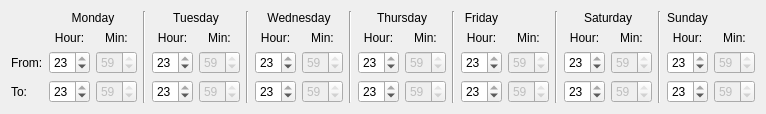
      <widget class="QWidget" name="widget" native="true">
       <layout class="QGridLayout" name="gridLayout">
        <item row="0" column="1" colspan="2">
         <widget class="QLabel" name="lbTimeTue_7">
          <property name="enabled">
           <bool>true</bool>
          </property>
          <property name="text">
           <string>Monday</string>
          </property>
          <property name="alignment">
           <set>Qt::AlignCenter</set>
          </property>
         </widget>
        </item>
        <item row="0" column="3" rowspan="4">
         <widget class="Line" name="vLine_7">
          <property name="enabled">
           <bool>true</bool>
          </property>
          <property name="orientation">
           <enum>Qt::Vertical</enum>
          </property>
         </widget>
        </item>
        <item row="0" column="4" colspan="2">
         <widget class="QLabel" name="lbTimeTue">
          <property name="enabled">
           <bool>true</bool>
          </property>
          <property name="text">
           <string>Tuesday</string>
          </property>
          <property name="alignment">
           <set>Qt::AlignCenter</set>
          </property>
         </widget>
        </item>
        <item row="0" column="6" rowspan="4">
         <widget class="Line" name="vLine_8">
          <property name="enabled">
           <bool>true</bool>
          </property>
          <property name="orientation">
           <enum>Qt::Vertical</enum>
          </property>
         </widget>
        </item>
        <item row="0" column="7" colspan="2">
         <widget class="QLabel" name="lbTimeWed">
          <property name="enabled">
           <bool>true</bool>
          </property>
          <property name="text">
           <string>Wednesday</string>
          </property>
          <property name="alignment">
           <set>Qt::AlignCenter</set>
          </property>
         </widget>
        </item>
        <item row="0" column="9" rowspan="4">
         <widget class="Line" name="vLine_9">
          <property name="enabled">
           <bool>true</bool>
          </property>
          <property name="orientation">
           <enum>Qt::Vertical</enum>
          </property>
         </widget>
        </item>
        <item row="0" column="10" colspan="2">
         <widget class="QLabel" name="lbTimeThu">
          <property name="enabled">
           <bool>true</bool>
          </property>
          <property name="text">
           <string>Thursday</string>
          </property>
          <property name="alignment">
           <set>Qt::AlignCenter</set>
          </property>
         </widget>
        </item>
        <item row="0" column="12" rowspan="4">
         <widget class="Line" name="vLine_10">
          <property name="enabled">
           <bool>true</bool>
          </property>
          <property name="orientation">
           <enum>Qt::Vertical</enum>
          </property>
         </widget>
        </item>
        <item row="0" column="13">
         <widget class="QLabel" name="lbTimeFri">
          <property name="enabled">
           <bool>true</bool>
          </property>
          <property name="text">
           <string>Friday</string>
          </property>
          <property name="alignment">
           <set>Qt::AlignCenter</set>
          </property>
         </widget>
        </item>
        <item row="0" column="15" rowspan="4">
         <widget class="Line" name="vLine_11">
          <property name="enabled">
           <bool>true</bool>
          </property>
          <property name="orientation">
           <enum>Qt::Vertical</enum>
          </property>
         </widget>
        </item>
        <item row="0" column="16" colspan="2">
         <widget class="QLabel" name="lbTimeSat">
          <property name="enabled">
           <bool>true</bool>
          </property>
          <property name="text">
           <string>Saturday</string>
          </property>
          <property name="alignment">
           <set>Qt::AlignCenter</set>
          </property>
         </widget>
        </item>
        <item row="0" column="18" rowspan="4">
         <widget class="Line" name="vLine_12">
          <property name="enabled">
           <bool>true</bool>
          </property>
          <property name="orientation">
           <enum>Qt::Vertical</enum>
          </property>
         </widget>
        </item>
        <item row="0" column="19">
         <widget class="QLabel" name="lbTimeSun">
          <property name="enabled">
           <bool>true</bool>
          </property>
          <property name="text">
           <string>Sunday</string>
          </property>
          <property name="alignment">
           <set>Qt::AlignCenter</set>
          </property>
         </widget>
        </item>
        <item row="1" column="1">
         <widget class="QLabel" name="label_96">
          <property name="frameShape">
           <enum>QFrame::NoFrame</enum>
          </property>
          <property name="text">
           <string>Hour:</string>
          </property>
          <property name="alignment">
           <set>Qt::AlignCenter</set>
          </property>
         </widget>
        </item>
        <item row="1" column="2">
         <widget class="QLabel" name="label_95">
          <property name="frameShape">
           <enum>QFrame::NoFrame</enum>
          </property>
          <property name="text">
           <string>Min:</string>
          </property>
          <property name="alignment">
           <set>Qt::AlignCenter</set>
          </property>
         </widget>
        </item>
        <item row="1" column="4">
         <widget class="QLabel" name="label_4">
          <property name="frameShape">
           <enum>QFrame::NoFrame</enum>
          </property>
          <property name="text">
           <string>Hour:</string>
          </property>
          <property name="alignment">
           <set>Qt::AlignCenter</set>
          </property>
         </widget>
        </item>
        <item row="1" column="5">
         <widget class="QLabel" name="label_3">
          <property name="frameShape">
           <enum>QFrame::NoFrame</enum>
          </property>
          <property name="text">
           <string>Min:</string>
          </property>
          <property name="alignment">
           <set>Qt::AlignCenter</set>
          </property>
         </widget>
        </item>
        <item row="1" column="7">
         <widget class="QLabel" name="label_5">
          <property name="frameShape">
           <enum>QFrame::NoFrame</enum>
          </property>
          <property name="text">
           <string>Hour:</string>
          </property>
          <property name="alignment">
           <set>Qt::AlignCenter</set>
          </property>
         </widget>
        </item>
        <item row="1" column="8">
         <widget class="QLabel" name="label_6">
          <property name="frameShape">
           <enum>QFrame::NoFrame</enum>
          </property>
          <property name="text">
           <string>Min:</string>
          </property>
          <property name="alignment">
           <set>Qt::AlignCenter</set>
          </property>
         </widget>
        </item>
        <item row="1" column="10">
         <widget class="QLabel" name="label_7">
          <property name="frameShape">
           <enum>QFrame::NoFrame</enum>
          </property>
          <property name="text">
           <string>Hour:</string>
          </property>
          <property name="alignment">
           <set>Qt::AlignCenter</set>
          </property>
         </widget>
        </item>
        <item row="1" column="11">
         <widget class="QLabel" name="label_8">
          <property name="frameShape">
           <enum>QFrame::NoFrame</enum>
          </property>
          <property name="text">
           <string>Min:</string>
          </property>
          <property name="alignment">
           <set>Qt::AlignCenter</set>
          </property>
         </widget>
        </item>
        <item row="1" column="13">
         <widget class="QLabel" name="label_10">
          <property name="frameShape">
           <enum>QFrame::NoFrame</enum>
          </property>
          <property name="text">
           <string>Hour:</string>
          </property>
          <property name="alignment">
           <set>Qt::AlignCenter</set>
          </property>
         </widget>
        </item>
        <item row="1" column="14">
         <widget class="QLabel" name="label_9">
          <property name="frameShape">
           <enum>QFrame::NoFrame</enum>
          </property>
          <property name="text">
           <string>Min:</string>
          </property>
          <property name="alignment">
           <set>Qt::AlignCenter</set>
          </property>
         </widget>
        </item>
        <item row="1" column="16">
         <widget class="QLabel" name="label_11">
          <property name="frameShape">
           <enum>QFrame::NoFrame</enum>
          </property>
          <property name="text">
           <string>Hour:</string>
          </property>
          <property name="alignment">
           <set>Qt::AlignCenter</set>
          </property>
         </widget>
        </item>
        <item row="1" column="17">
         <widget class="QLabel" name="label_12">
          <property name="frameShape">
           <enum>QFrame::NoFrame</enum>
          </property>
          <property name="text">
           <string>Min:</string>
          </property>
          <property name="alignment">
           <set>Qt::AlignCenter</set>
          </property>
         </widget>
        </item>
        <item row="1" column="19">
         <widget class="QLabel" name="label_14">
          <property name="frameShape">
           <enum>QFrame::NoFrame</enum>
          </property>
          <property name="text">
           <string>Hour:</string>
          </property>
          <property name="alignment">
           <set>Qt::AlignCenter</set>
          </property>
         </widget>
        </item>
        <item row="1" column="20">
         <widget class="QLabel" name="label_13">
          <property name="frameShape">
           <enum>QFrame::NoFrame</enum>
          </property>
          <property name="text">
           <string>Min:</string>
          </property>
          <property name="alignment">
           <set>Qt::AlignCenter</set>
          </property>
         </widget>
        </item>
        <item row="2" column="0">
         <widget class="QLabel" name="lbFrom">
          <property name="layoutDirection">
           <enum>Qt::RightToLeft</enum>
          </property>
          <property name="text">
           <string>From:</string>
          </property>
         </widget>
        </item>
        <item row="2" column="1">
         <widget class="QSpinBox" name="sbFromHr_40">
          <property name="enabled">
           <bool>true</bool>
          </property>
          <property name="maximumSize">
           <size>
            <width>41</width>
            <height>10000</height>
           </size>
          </property>
          <property name="maximum">
           <number>23</number>
          </property>
          <property name="value">
           <number>23</number>
          </property>
         </widget>
        </item>
        <item row="2" column="2">
         <widget class="QSpinBox" name="sbFromMn_40">
          <property name="enabled">
           <bool>false</bool>
          </property>
          <property name="maximumSize">
           <size>
            <width>41</width>
            <height>10000</height>
           </size>
          </property>
          <property name="maximum">
           <number>59</number>
          </property>
          <property name="value">
           <number>59</number>
          </property>
         </widget>
        </item>
        <item row="2" column="4">
         <widget class="QSpinBox" name="sbFromHr_1">
          <property name="enabled">
           <bool>true</bool>
          </property>
          <property name="maximumSize">
           <size>
            <width>41</width>
            <height>10000</height>
           </size>
          </property>
          <property name="maximum">
           <number>23</number>
          </property>
          <property name="value">
           <number>23</number>
          </property>
         </widget>
        </item>
        <item row="2" column="5">
         <widget class="QSpinBox" name="sbFromMn_1">
          <property name="enabled">
           <bool>false</bool>
          </property>
          <property name="maximumSize">
           <size>
            <width>41</width>
            <height>10000</height>
           </size>
          </property>
          <property name="maximum">
           <number>59</number>
          </property>
          <property name="value">
           <number>59</number>
          </property>
         </widget>
        </item>
        <item row="2" column="7">
         <widget class="QSpinBox" name="sbFromHr_2">
          <property name="enabled">
           <bool>true</bool>
          </property>
          <property name="maximumSize">
           <size>
            <width>41</width>
            <height>10000</height>
           </size>
          </property>
          <property name="maximum">
           <number>23</number>
          </property>
          <property name="value">
           <number>23</number>
          </property>
         </widget>
        </item>
        <item row="2" column="8">
         <widget class="QSpinBox" name="sbFromMn_2">
          <property name="enabled">
           <bool>false</bool>
          </property>
          <property name="maximumSize">
           <size>
            <width>41</width>
            <height>10000</height>
           </size>
          </property>
          <property name="maximum">
           <number>59</number>
          </property>
          <property name="value">
           <number>59</number>
          </property>
         </widget>
        </item>
        <item row="2" column="10">
         <widget class="QSpinBox" name="sbFromHr_3">
          <property name="enabled">
           <bool>true</bool>
          </property>
          <property name="maximumSize">
           <size>
            <width>41</width>
            <height>10000</height>
           </size>
          </property>
          <property name="maximum">
           <number>23</number>
          </property>
          <property name="value">
           <number>23</number>
          </property>
         </widget>
        </item>
        <item row="2" column="11">
         <widget class="QSpinBox" name="sbFromMn_3">
          <property name="enabled">
           <bool>false</bool>
          </property>
          <property name="maximumSize">
           <size>
            <width>41</width>
            <height>10000</height>
           </size>
          </property>
          <property name="maximum">
           <number>59</number>
          </property>
          <property name="value">
           <number>59</number>
          </property>
         </widget>
        </item>
        <item row="2" column="13">
         <widget class="QSpinBox" name="sbFromHr_4">
          <property name="enabled">
           <bool>true</bool>
          </property>
          <property name="maximumSize">
           <size>
            <width>41</width>
            <height>10000</height>
           </size>
          </property>
          <property name="maximum">
           <number>23</number>
          </property>
          <property name="value">
           <number>23</number>
          </property>
         </widget>
        </item>
        <item row="2" column="14">
         <widget class="QSpinBox" name="sbFromMn_4">
          <property name="enabled">
           <bool>false</bool>
          </property>
          <property name="maximumSize">
           <size>
            <width>41</width>
            <height>10000</height>
           </size>
          </property>
          <property name="maximum">
           <number>59</number>
          </property>
          <property name="value">
           <number>59</number>
          </property>
         </widget>
        </item>
        <item row="2" column="16">
         <widget class="QSpinBox" name="sbFromHr_5">
          <property name="enabled">
           <bool>true</bool>
          </property>
          <property name="maximumSize">
           <size>
            <width>41</width>
            <height>10000</height>
           </size>
          </property>
          <property name="maximum">
           <number>23</number>
          </property>
          <property name="value">
           <number>23</number>
          </property>
         </widget>
        </item>
        <item row="2" column="17">
         <widget class="QSpinBox" name="sbFromMn_5">
          <property name="enabled">
           <bool>false</bool>
          </property>
          <property name="maximumSize">
           <size>
            <width>41</width>
            <height>10000</height>
           </size>
          </property>
          <property name="maximum">
           <number>59</number>
          </property>
          <property name="value">
           <number>59</number>
          </property>
         </widget>
        </item>
        <item row="2" column="19">
         <widget class="QSpinBox" name="sbFromHr_6">
          <property name="enabled">
           <bool>true</bool>
          </property>
          <property name="maximumSize">
           <size>
            <width>41</width>
            <height>10000</height>
           </size>
          </property>
          <property name="maximum">
           <number>23</number>
          </property>
          <property name="value">
           <number>23</number>
          </property>
         </widget>
        </item>
        <item row="2" column="20">
         <widget class="QSpinBox" name="sbFromMn_6">
          <property name="enabled">
           <bool>false</bool>
          </property>
          <property name="maximumSize">
           <size>
            <width>41</width>
            <height>10000</height>
           </size>
          </property>
          <property name="maximum">
           <number>59</number>
          </property>
          <property name="value">
           <number>59</number>
          </property>
         </widget>
        </item>
        <item row="3" column="0">
         <widget class="QLabel" name="lbTo">
          <property name="layoutDirection">
           <enum>Qt::RightToLeft</enum>
          </property>
          <property name="text">
           <string>To:</string>
          </property>
         </widget>
        </item>
        <item row="3" column="1">
         <widget class="QSpinBox" name="sbToHr_40">
          <property name="enabled">
           <bool>true</bool>
          </property>
          <property name="maximumSize">
           <size>
            <width>41</width>
            <height>10000</height>
           </size>
          </property>
          <property name="maximum">
           <number>23</number>
          </property>
          <property name="value">
           <number>23</number>
          </property>
         </widget>
        </item>
        <item row="3" column="2">
         <widget class="QSpinBox" name="sbToMn_40">
          <property name="enabled">
           <bool>false</bool>
          </property>
          <property name="maximumSize">
           <size>
            <width>41</width>
            <height>10000</height>
           </size>
          </property>
          <property name="maximum">
           <number>59</number>
          </property>
          <property name="value">
           <number>59</number>
          </property>
         </widget>
        </item>
        <item row="3" column="4">
         <widget class="QSpinBox" name="sbToHr_1">
          <property name="enabled">
           <bool>true</bool>
          </property>
          <property name="maximumSize">
           <size>
            <width>41</width>
            <height>10000</height>
           </size>
          </property>
          <property name="maximum">
           <number>23</number>
          </property>
          <property name="value">
           <number>23</number>
          </property>
         </widget>
        </item>
        <item row="3" column="5">
         <widget class="QSpinBox" name="sbToMn_1">
          <property name="enabled">
           <bool>false</bool>
          </property>
          <property name="maximumSize">
           <size>
            <width>41</width>
            <height>10000</height>
           </size>
          </property>
          <property name="maximum">
           <number>59</number>
          </property>
          <property name="value">
           <number>59</number>
          </property>
         </widget>
        </item>
        <item row="3" column="7">
         <widget class="QSpinBox" name="sbToHr_2">
          <property name="enabled">
           <bool>true</bool>
          </property>
          <property name="maximumSize">
           <size>
            <width>41</width>
            <height>10000</height>
           </size>
          </property>
          <property name="maximum">
           <number>23</number>
          </property>
          <property name="value">
           <number>23</number>
          </property>
         </widget>
        </item>
        <item row="3" column="8">
         <widget class="QSpinBox" name="sbToMn_2">
          <property name="enabled">
           <bool>false</bool>
          </property>
          <property name="maximumSize">
           <size>
            <width>41</width>
            <height>10000</height>
           </size>
          </property>
          <property name="maximum">
           <number>59</number>
          </property>
          <property name="value">
           <number>59</number>
          </property>
         </widget>
        </item>
        <item row="3" column="10">
         <widget class="QSpinBox" name="sbToHr_3">
          <property name="enabled">
           <bool>true</bool>
          </property>
          <property name="maximumSize">
           <size>
            <width>41</width>
            <height>10000</height>
           </size>
          </property>
          <property name="maximum">
           <number>23</number>
          </property>
          <property name="value">
           <number>23</number>
          </property>
         </widget>
        </item>
        <item row="3" column="11">
         <widget class="QSpinBox" name="sbToMn_3">
          <property name="enabled">
           <bool>false</bool>
          </property>
          <property name="maximumSize">
           <size>
            <width>41</width>
            <height>10000</height>
           </size>
          </property>
          <property name="maximum">
           <number>59</number>
          </property>
          <property name="value">
           <number>59</number>
          </property>
         </widget>
        </item>
        <item row="3" column="13">
         <widget class="QSpinBox" name="sbToHr_4">
          <property name="enabled">
           <bool>true</bool>
          </property>
          <property name="maximumSize">
           <size>
            <width>41</width>
            <height>10000</height>
           </size>
          </property>
          <property name="maximum">
           <number>23</number>
          </property>
          <property name="value">
           <number>23</number>
          </property>
         </widget>
        </item>
        <item row="3" column="14">
         <widget class="QSpinBox" name="sbToMn_4">
          <property name="enabled">
           <bool>false</bool>
          </property>
          <property name="maximumSize">
           <size>
            <width>41</width>
            <height>10000</height>
           </size>
          </property>
          <property name="maximum">
           <number>59</number>
          </property>
          <property name="value">
           <number>59</number>
          </property>
         </widget>
        </item>
        <item row="3" column="16">
         <widget class="QSpinBox" name="sbToHr_5">
          <property name="enabled">
           <bool>true</bool>
          </property>
          <property name="maximumSize">
           <size>
            <width>41</width>
            <height>10000</height>
           </size>
          </property>
          <property name="maximum">
           <number>23</number>
          </property>
          <property name="value">
           <number>23</number>
          </property>
         </widget>
        </item>
        <item row="3" column="17">
         <widget class="QSpinBox" name="sbToMn_5">
          <property name="enabled">
           <bool>false</bool>
          </property>
          <property name="maximumSize">
           <size>
            <width>41</width>
            <height>10000</height>
           </size>
          </property>
          <property name="maximum">
           <number>59</number>
          </property>
          <property name="value">
           <number>59</number>
          </property>
         </widget>
        </item>
        <item row="3" column="19">
         <widget class="QSpinBox" name="sbToHr_6">
          <property name="enabled">
           <bool>true</bool>
          </property>
          <property name="maximumSize">
           <size>
            <width>41</width>
            <height>10000</height>
           </size>
          </property>
          <property name="maximum">
           <number>23</number>
          </property>
          <property name="value">
           <number>23</number>
          </property>
         </widget>
        </item>
        <item row="3" column="20">
         <widget class="QSpinBox" name="sbToMn_6">
          <property name="enabled">
           <bool>false</bool>
          </property>
          <property name="maximumSize">
           <size>
            <width>41</width>
            <height>10000</height>
           </size>
          </property>
          <property name="maximum">
           <number>59</number>
          </property>
          <property name="value">
           <number>59</number>
          </property>
         </widget>
        </item>
       </layout>
      </widget>
